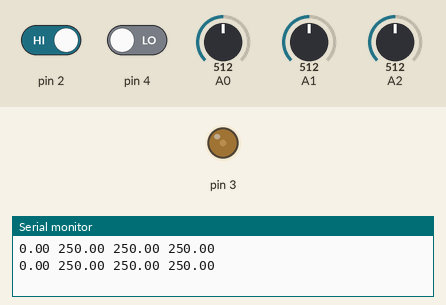
Simulated run of this sketch. Board: Arduino Uno, built with avr-gcc and run on an emulated ATmega328P. Shown: output pins drawn as LEDs (lit = HIGH), the last lines printed to the serial monitor. The inputs (shaded band) are chosen by the test bench; at power-on: pin 4 LOW, A0 = 512, A1 = 512, pin 2 HIGH, A2 = 512.

Above: at 1.8 s.
1.9 s: pin 4 driven HIGH
At 2.8 s:
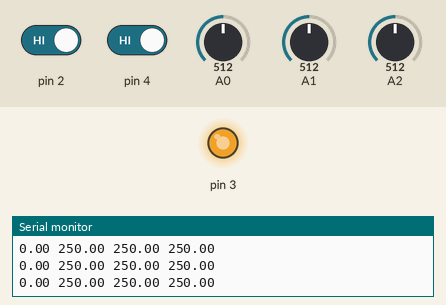
6.0 s: A0 set to 0
10.1 s: A1 set to 122
14.2 s: pin 2 driven LOW
18.3 s: pin 4 driven LOW
Timing chart, 0 to 21.3 s (numbered marks = the images above; inputs shaded):
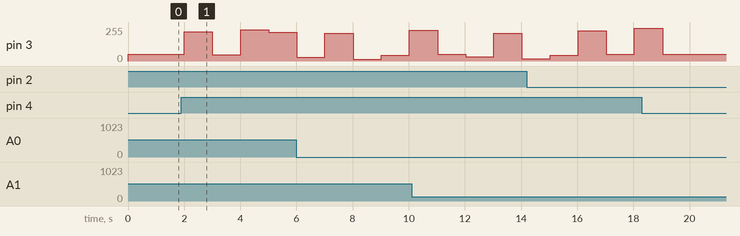

Measured:
- after the input at 1.9 s, pin 3: 50/255 → 221/255 after 0.10 s, → 47/255 1.0 s later, → 235/255 1.0 s later, → 214/255 1.0 s later

The sketch:

codigo_ide.ino
```cpp
#include <math.h>

unsigned long current = 0;
unsigned long previous = 0;
int rr = 0;
int Nt = 100;
float tiempos[100];

int v1 =0;
int v2 =0;
int v3 =0;

void setup() {
  pinMode(2,INPUT);
  pinMode(4,INPUT);
  attachInterrupt(digitalPinToInterrupt(2), timediff, FALLING);
  pinMode(3,OUTPUT);
  Serial.begin(9600);
}

void timediff() {
  float segundo;
  previous = current;
  current=millis();
  segundo = float(current)/1000;
  tiempos[rr] = segundo;
  rr = rr+1;
}

void loop() {
  double Vo=50;
  double V;
  unsigned long t=millis();
  if(digitalRead(4)==HIGH){
      V=Vo*sin(10*t);
      analogWrite(3, V);
    }
  else{
      analogWrite(3,Vo);
    }

  v1=analogRead(A0);
  v2=analogRead(A1);
  v3=analogRead(A2);

  double t1 = (v1/1024.)*5000*1/10.;
  double t2 = (v2/1024.)*5000*1/10.;
  double t3 = (v3/1024.)*5000*1/10.;

  if(rr <= Nt){
    Serial.print(tiempos[rr-1]);
    Serial.print(' ');
    Serial.print(t1);
    Serial.print(' ');
    Serial.print(t2);
    Serial.print(' ');
    Serial.println(t3);
    delay(1000);
  }
}
```
